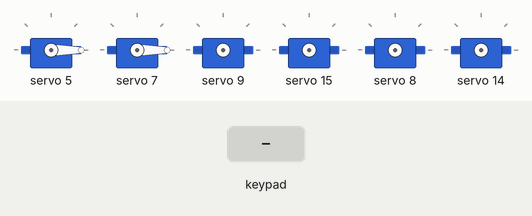
Simulated run of this sketch. Board: ESP32. Shown: 6 × servo. The test bench sets the inputs (shaded band). What the sketch prints to the serial monitor is not drawn.

Above: at 3.2 s.
3.3 s: key 'X' pressed
At 4.1 s:
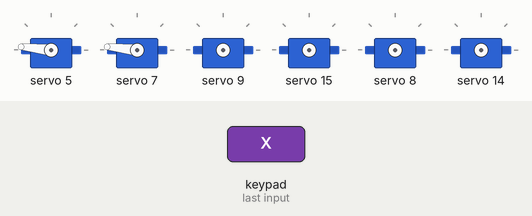
4.8 s: key 'U' pressed
6.3 s: key 'D' pressed
7.8 s: key 'X' pressed
At 8.9 s:
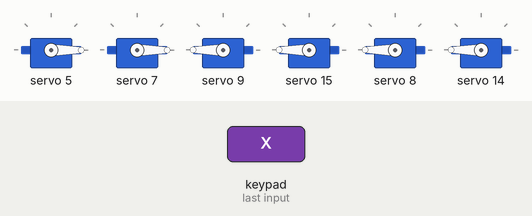
Timing chart, 0 to 10.3 s (numbered marks = the images above; inputs shaded):
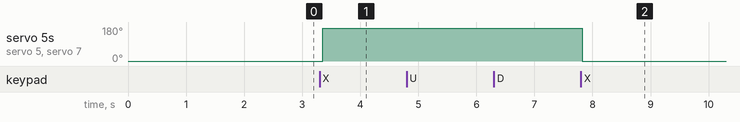

The sketch:

VRC_2.ino
```cpp
#include <Arduino.h>
#include <Wire.h>
#include <Adafruit_PWMServoDriver.h>
#include <PS2X_lib.h>

#define DC_MOTOR_CHAN_1 8
#define DC_MOTOR_CHAN_2 9
#define DC_MOTOR_2_CHAN_1 4
#define DC_MOTOR_2_CHAN_2 15

#define LIFT_MOTOR_CHAN_1 10
#define LIFT_MOTOR_CHAN_2 11

#define PUSH_MOTOR_CHAN_1 12
#define PUSH_MOTOR_CHAN_2 13

#define LEFT_SERVO_360 3
#define RIGHT_SERVO_360 4
#define FRONT_SERVO_180 5
#define BACK_SERVO_180 7

#define SERVO_180_MIN 80
#define SERVO_180_MAX 575
#define SERVO_360_MIN 105
#define SERVO_360_MAX 495

#define SEN_1_PIN 39
#define SEN_2_PIN 36
#define SEN_3_PIN 2
#define SEN_4_PIN 32

#define PS2_DAT 12
#define PS2_CMD 13
#define PS2_SEL 15
#define PS2_CLK 14
#define ENA
#define ENB

#define pressures false
#define rumble false

Adafruit_PWMServoDriver pwm = Adafruit_PWMServoDriver();
PS2X ps2x;

uint8_t value = 0;
uint8_t valueTriangle = 0;
uint16_t buttonState_CROSS = 0;
uint16_t buttonState_TRIANGLE = 0;

void setup(){
  pwm.begin();
  pwm.setOscillatorFrequency(27000000);
  pwm.setPWMFreq(60);

  pinMode(SEN_1_PIN, INPUT);
  pinMode(SEN_2_PIN, INPUT);
  pinMode(SEN_3_PIN, INPUT);
  pinMode(SEN_4_PIN, INPUT);

  pwm.setPWM(3, 0, 0);
  pwm.setPWM(4, 0, 0);
  pwm.setPWM(5, 0, SERVO_180_MIN);
  pwm.setPWM(7, 0, SERVO_180_MIN);

//Wire.setClock(400000);
  Serial.begin(115200);
  Serial.print("Ket noi voi tay cam PS2:");

  int error = -1;
  for (int i = 0; i < 10; i++){
    delay(200);
    error = ps2x.config_gamepad(PS2_CLK, PS2_CMD, PS2_SEL, PS2_DAT, pressures, rumble);
    Serial.print(".");
  }
  switch (error) {
  case 0:
    Serial.println(" Ket noi tay cam PS2 thanh cong");
    break;
  case 1:
    Serial.println(" LOI: Khong tim thay tay cam, hay kiem tra day ket noi vơi tay cam ");
    break;
  case 2:
    Serial.println(" LOI: khong gui duoc lenh");
    break;
  case 3:
    Serial.println(" LOI: Khong vao duoc Pressures mode ");
    break;
  }
}

//Movement & Function

void controlDC(uint16_t leftSpeed, uint16_t rightSpeed){
  pwm.setPWM(8, 0, 0);
  pwm.setPWM(9, 0, leftSpeed);
  pwm.setPWM(14, 0, 0);
  pwm.setPWM(15, 0, rightSpeed);
}
void controlBackward(){
  pwm.setPWM(8, 0, 2000);
  pwm.setPWM(9, 0, 0);
  pwm.setPWM(14, 0, 2000);
  pwm.setPWM(15, 0, 0);
}
void turnLeft(){
  pwm.setPWM(8, 0, 0);
  pwm.setPWM(9, 0, 2000);
  pwm.setPWM(14, 0, 2000);
  pwm.setPWM(15, 0, 0);
}
void turnRight(){
  pwm.setPWM(8, 0, 2000);
  pwm.setPWM(9, 0, 0);
  pwm.setPWM(14, 0, 0);
  pwm.setPWM(15, 0, 2000);
}
void liftDC(uint16_t liftSpeed, uint16_t unliftSpeed){
  pwm.setPWM(10, 0, liftSpeed);
  pwm.setPWM(11, 0, unliftSpeed);
}
void pushDC(uint16_t downSpeed, uint16_t upSpeed){
  pwm.setPWM(12, 0, downSpeed);
  pwm.setPWM(13, 0, upSpeed);
}

//Line Following

char cRead_Sensor()
{
  short sSen_Pin[4] = {SEN_1_PIN, SEN_2_PIN, SEN_3_PIN, SEN_4_PIN};
  char cStatus = 0b00000000;

  for(short i=0; i<4; i++)
  {
    cStatus = cStatus | (digitalRead(sSen_Pin[i]) << i);
  }

  return cStatus;
}
void lineFollowing(){
  char cSen_Status = 0b00000000;
  cSen_Status = cRead_Sensor();
  if((cSen_Status == 0b00001001) || (cSen_Status == 0b00001011) || (cSen_Status == 0b00001101))
  {
    Serial.println("-----|-----");
  }
  else if((cSen_Status == 0b00001110) || (cSen_Status == 0b00001100) || (cSen_Status == 0b00001000))
  {
    Serial.println("----------|");
  }
  else if((cSen_Status == 0b00000111) || (cSen_Status == 0b00000011) || (cSen_Status == 0b00000001))
  {
    Serial.println("|----------");
  }
  else if(cSen_Status == 0b00001111)
  {
    Serial.println("-----------");
  }
}

// Control

void loop(){
  ps2Control();
}

void ps2Control(){
  ps2x.read_gamepad(false, false);

  // Movement

  // MOVE FORWARD
  if(ps2x.Button(PSB_PAD_UP)){
    controlDC(2000, 2000);
  };
  // TURN RIGHT
  if(ps2x.Button(PSB_PAD_RIGHT)){
    turnLeft();
  };
  // TURN LEFT
  if(ps2x.Button(PSB_PAD_LEFT)){
    turnRight();
  };
  // MOVE BACK
  if(ps2x.Button(PSB_PAD_DOWN)){
    controlBackward();
  };
  if(ps2x.ButtonReleased(PSB_PAD_UP) || ps2x.ButtonReleased(PSB_PAD_DOWN) || ps2x.ButtonReleased(PSB_PAD_LEFT) || ps2x.ButtonReleased(PSB_PAD_RIGHT)){
    controlDC(0, 0);
  };

  // Function Motors

  if (ps2x.Analog(PSS_LY) == 255){
    liftDC(2300, 0);
  }
  else if (ps2x.Analog(PSS_LY) == 0){
    liftDC(0, 2300);
  }
  else{
    liftDC(0, 0);
  }
  if (ps2x.Button(PSB_L1)){
    pushDC(800, 0);
  }
  else if (ps2x.Button(PSB_R1)){
    pushDC(0, 800);
  }
  else if (ps2x.ButtonReleased(PSB_L1) || ps2x.ButtonReleased(PSB_R1)){
    pushDC(0, 0);
  }

  //Button

  if (ps2x.NewButtonState()){
    if (ps2x.Button(PSB_CROSS)){
      buttonState_CROSS++;
      Serial.println(buttonState_CROSS);
    }
    if (ps2x.Button(PSB_TRIANGLE)){
      buttonState_TRIANGLE++;
      Serial.println(buttonState_TRIANGLE);
    }
  }

  //Automatic
  valueTriangle = buttonState_TRIANGLE % 2;
  switch (valueTriangle){
    case 0:
      break;
    case 2:
      controlDC(0, 0);
      break;
    case 1:
      lineFollowing();
      break;
  }

  //SERVO 180 (Spin Turbin)

  if (buttonState_CROSS % 2 == 0){
    pwm.setPWM(5, 0, SERVO_180_MIN);
    pwm.setPWM(7, 0, SERVO_180_MIN);
  }
  else if (buttonState_CROSS % 2 != 0){
    pwm.setPWM(5, 0, SERVO_180_MAX);
    pwm.setPWM(7, 0, SERVO_180_MAX);
  }

  // SERVO 360

  value = ps2x.Analog(PSS_RY);
  if(value < 50){
    pwm.setPWM(3, 0, SERVO_360_MAX);
    pwm.setPWM(4, 0, SERVO_360_MIN);
  }
  else if(value > 200){
    pwm.setPWM(3, 0, SERVO_360_MIN);
    pwm.setPWM(4, 0, SERVO_360_MAX);
  }
  else{
    pwm.setPWM(3, 0, 0);
    pwm.setPWM(4, 0, 0);
  }

  delay(50);

}
```

Measured:
- after the input at 3.3 s, servo 5, servo 7: 0° → 174° after 0.06 s
- after the input at 7.8 s, servo 5, servo 7: 174° → 0° at once
